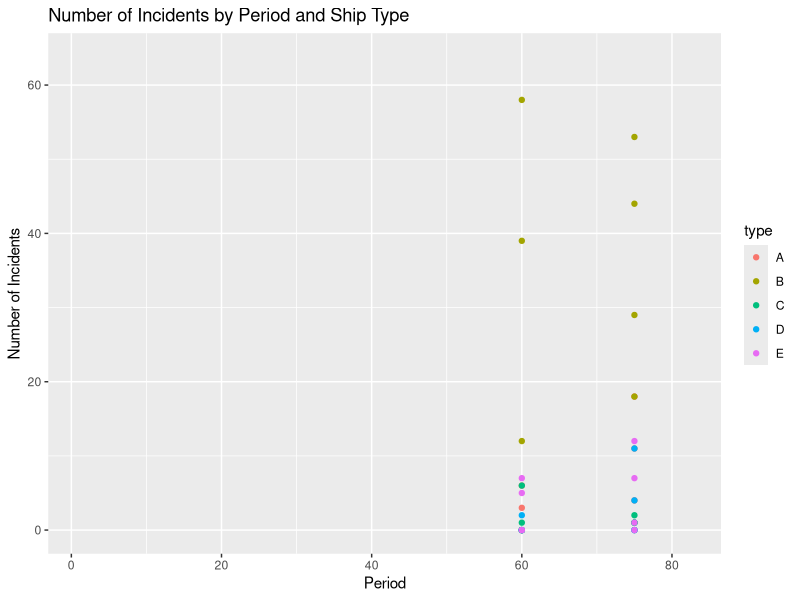

R code for this plot:
## ---- chunk 1
library(MASS)
library(dplyr)
summary(ships)
## ---- chunk 2
library(ggplot2)
ggplot(ships, aes(x = period, y = incidents, color = type)) +
  geom_point() +
  ylim(c(0, max(ships$incidents) * 1.1)) + 
  xlim(c(1, max(ships$period) * 1.1)) + 
  ylab("Number of Incidents") + 
  xlab("Period") +
  ggtitle("Number of Incidents by Period and Ship Type")
